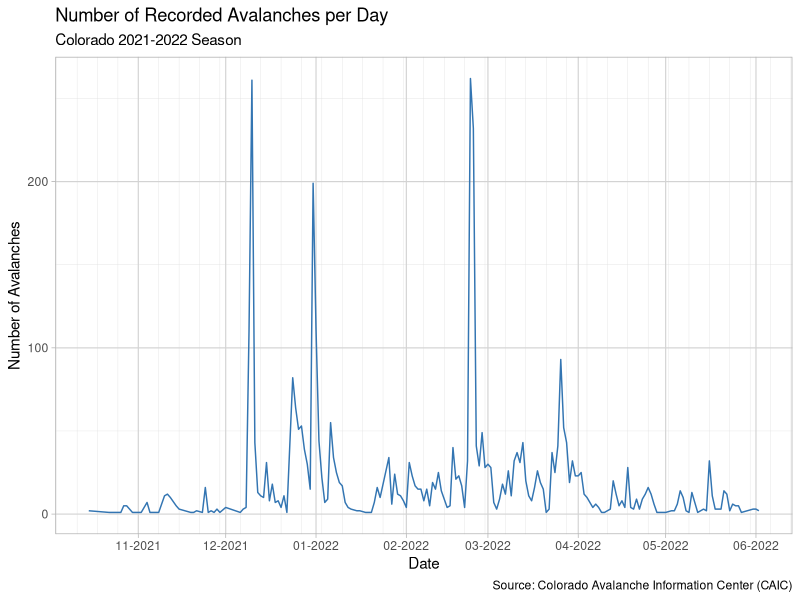
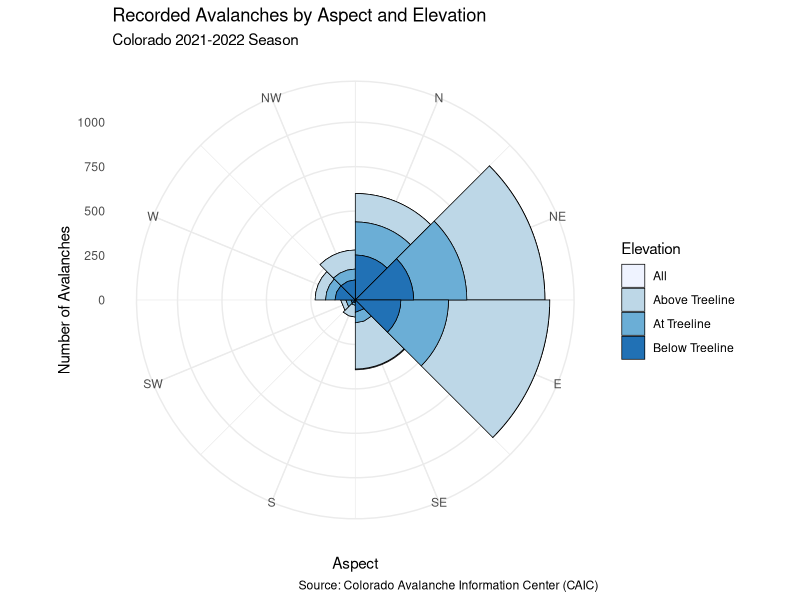
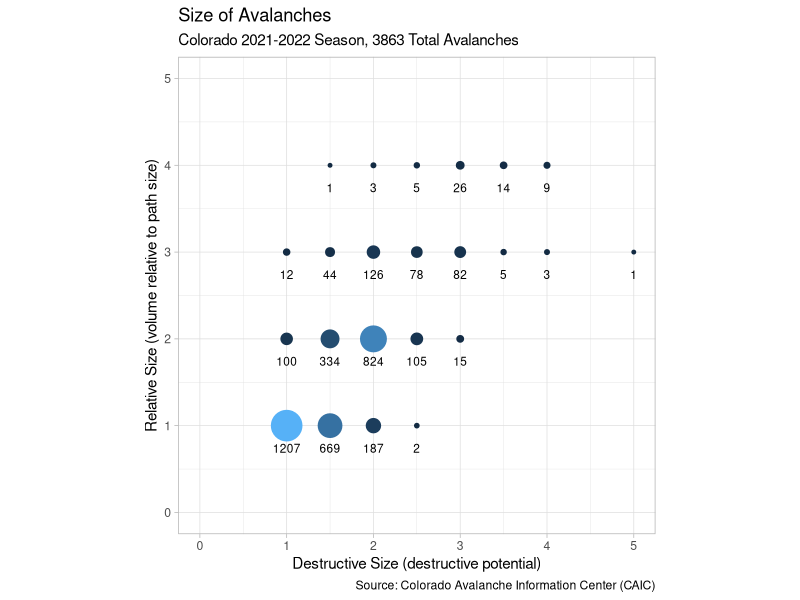

These charts were generated, in order, by the following R code:
## ---- chunk 1
knitr::opts_chunk$set(
  echo=TRUE,
  message=FALSE,
  warning=FALSE
)
## ---- chunk 2
#load packages
library(tidyverse)
library(dplyr)
library(ggplot2)
library(stringr)
library(lubridate)
library(kableExtra)
## ---- chunk 3
# load data
obs <- read.csv("CAIC_obs.csv", na.strings = c("", "NA"))
compass <- read.csv("compass.csv")

obs <- obs %>% 
  na.omit() %>% 
  # convert aspect from cardinal to degrees using join
  left_join(compass, by=c("Aspect"="Cardinal")) %>% 
  # remove letter from size measurement and convert to number
  mutate(R.Size = as.numeric(str_remove_all(R.Size, "R"))) %>% 
  mutate(D.Size = as.numeric(str_remove_all(D.Size, "D"))) %>% 
  # convert date format so time series stays in chronological order
  mutate(Date = ymd(mdy(Date)))
## ---- chunk 4
series <- data.frame(
    count = count(obs %>% group_by(Date)))

series %>% 
  ggplot(aes(x=count.Date,y=count.n)) +
  geom_line(size=0.5, color="#3375B2") +
  theme_light() +
  scale_x_date(date_labels = "%m-%Y", date_breaks = "1 month", date_minor_breaks = "1 week") +
  theme(panel.grid.major = element_line(color="lightgray",size=0.4)) +
  xlab("Date") +
  ylab("Number of Avalanches") +
  labs(title="Number of Recorded Avalanches per Day",
       subtitle = "Colorado 2021-2022 Season",
       caption = "Source: Colorado Avalanche Information Center (CAIC)")
## ---- chunk 5
obs_pivot <- obs %>% 
  mutate(Date = str_remove_all(as.character(Date),"-")) %>% 
  filter(Date %in% c("20211209", "20211210", "20211231","20220101", "20220223", "20220224")) %>% 
  group_by(Date, Zone) %>% 
  tally() %>% 
  pivot_wider(
            names_from = Date,
            names_prefix = "day",
            values_from = n) %>% 
  mutate("Dec910" = replace_na(day20211209 + day20211210, 0),
         "Dec311" = replace_na(day20211231 + day20220101, 0),
         "Feb2324" = replace_na(day20220223 + day20220224, 0)) %>% 
  arrange(by=desc(Feb2324)) 

# obs_perc <- obs_pivot %>% 
#   select(Dec910, Dec311, Feb2324)
# colSums(obs_perc)

obs_pivot <- obs_pivot %>% 
  mutate("percDec910" = round(Dec910/356*100, digits=1),
         "percDec311" = round(Dec311/301*100, digits=1),
         "percFeb2324" = round(Feb2324/474*100, digits=1))

obs_table <- obs_pivot %>% 
  select(Zone, percDec910, percDec311, percFeb2324)

kbl(obs_table,
    col.names = c("Zone", "Dec 9-10, 2021", "Dec 31-Jan 1, 2022", "Feb 23-24, 2022"),
    caption = "Percent of Avalanches Per Zone during Spikes in the Colorado 2021-2022 Season") %>% 
  kable_styling(bootstrap_options="condensed",full_width = F) %>% 
  footnote(general = "Source: Colorado Avalanche Information Center (CAIC)", general_title="")
## ---- chunk 6
#compile data for chart
polar <- obs %>% 
  subset(Aspect!="All" & Aspect!="U") %>% # only avys with cardinal aspects
  group_by(Aspect, Elevation)

#specify order of stacked bars
polar$Elevation <- factor(polar$Elevation, levels=c("All",">TL","TL","<TL")) 

#all aspects but not centered
ggplot(polar, aes(x = Degrees, fill = Elevation)) +
  geom_histogram(binwidth = 45, boundary=-22.5, color = "black", size = .25) + #center=0
  coord_polar() + #makes circular
  scale_x_continuous(limits = c(-22.5,360-22.5), #limits not include 0 data but not centered
                     breaks = compass$Degrees,
                     labels = compass$Cardinal) +
  scale_fill_brewer(labels = c("All","Above Treeline","At Treeline","Below Treeline")) +
  theme_minimal() +
  labs(title = "Recorded Avalanches by Aspect and Elevation",
       subtitle = "Colorado 2021-2022 Season",
       caption = "Source: Colorado Avalanche Information Center (CAIC)") + 
  xlab("Aspect") +
  ylab("Number of Avalanches")
## ---- chunk 7
size_count <- obs %>% 
  group_by(D.Size, R.Size) %>% 
  tally()

ggplot(size_count, aes(x=D.Size, y=R.Size)) +
  geom_point(aes(size=n, color=n)) +
  scale_x_continuous(limits = c(0, 5)) +
  scale_y_continuous(limits = c(0, 5)) +
  scale_size(range=c(1,10), breaks=c(10, 100, 500, 1000)) +
  scale_fill_brewer() +
  guides(color=FALSE, size=FALSE) + # to keep guide legends use =guide_legend()
  geom_text(aes(label = n), size = 3, vjust = 3) +
  coord_fixed(ratio=1) +
  theme_light() +
  labs(title="Size of Avalanches", 
       subtitle="Colorado 2021-2022 Season, 3863 Total Avalanches",
       x="Destructive Size (destructive potential)",
       y="Relative Size (volume relative to path size)",
       caption = "Source: Colorado Avalanche Information Center (CAIC)") 
